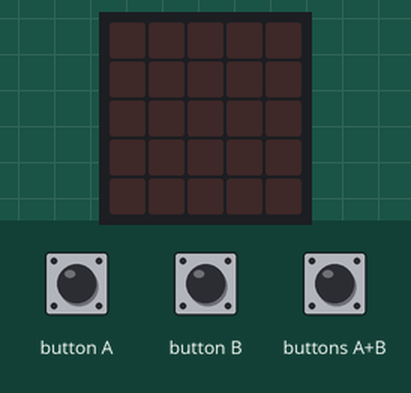
Simulated run of this program. Board: BBC micro:bit (MakeCode). On the bench: the board's 5×5 LED display. The test bench sets the inputs (shaded band).

Above: at 1.2 s.
1.3 s: button A pressed for 0.15 s
At 2.4 s:
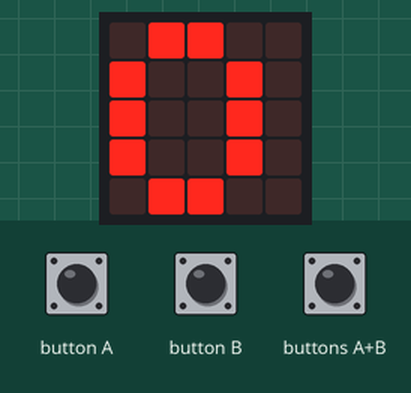
Timing chart, 0 to 4.3 s (numbered marks = the images above; inputs shaded):
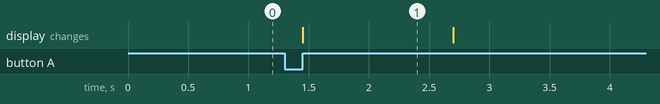

Measured:
- after the input at 1.3 s, the display: changes after 0.15 s (image 1)
- what the display in image 1 shows lasts 1.2 s, from 1.5 s to 2.7 s

The program:

main.ts
```typescript
input.onButtonPressed(Button.A, function () {
    basic.showNumber(Pasos)
    basic.pause(500)
    basic.clearScreen()
})
input.onGesture(Gesture.Shake, function () {
    Pasos += 1
})
input.onButtonPressed(Button.AB, function () {
    Pasos = 0
})
let Pasos = 0
Pasos = 0
```

test.ts
```typescript
// aquí va el archivo "tests"; esto no se compilará cuando este paquete se utilice como una extensión.
```
